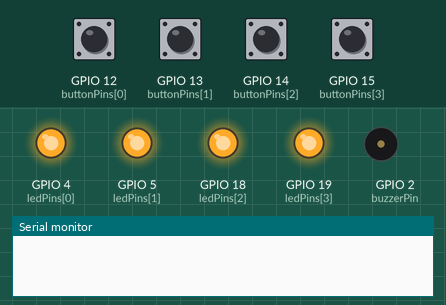
This sketch was run on a simulated ESP32. Shown: output pins drawn as LEDs (lit = HIGH), buzzer (waves = sounding), the last lines printed to the serial monitor. The test bench sets the inputs (shaded band); at power-on: GPIO 12 (buttonPins[0]), GPIO 13 (buttonPins[1]), GPIO 14 (buttonPins[2]), GPIO 15 (buttonPins[3]) HIGH.

Above: at 0.1 s.
At 0.7 s:
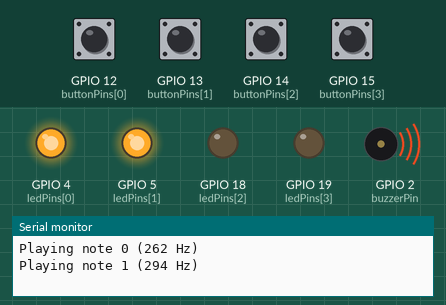
At 1.1 s:
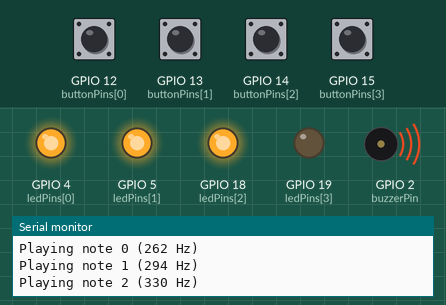
At 1.5 s:
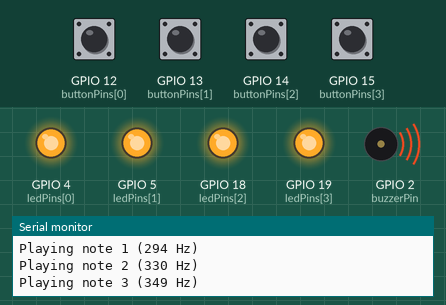
At 3.1 s:
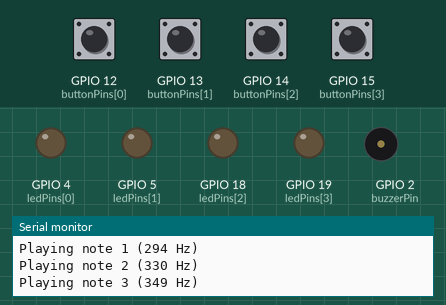
Timing chart, 0 to 4.6 s (numbered marks = the images above):
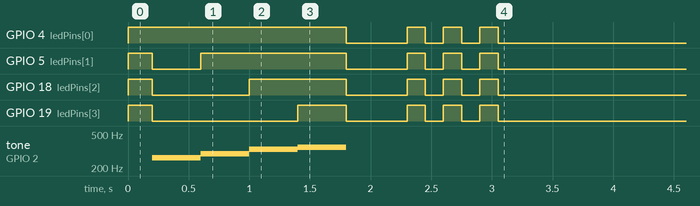

The sketch:

simonsays.ino
```cpp
// ESP32 Piano: 4 buttons = 4 notes + LED light patterns + Buzzer
// Wiring same as Simon: LEDs GPIO4,5,18,19 | Buttons GPIO12,13,14,15 | Buzzer GPIO2

const int ledPins[4]    = {4, 5, 18, 19};      // LEDs 0-3 (colors)
const int buttonPins[4] = {12, 13, 14, 15};    // Piano keys 0-3
const int buzzerPin    = 2;                    // Buzzer

// Piano notes (C major scale)
const int notes[4] = {262, 294, 330, 349};     // C4, D4, E4, F4

// LED light patterns when playing
const int ledPatterns[4][4] = {
  {1,0,0,0},  // Note 0: LED0 only
  {1,1,0,0},  // Note 1: LED0+1
  {1,1,1,0},  // Note 2: LED0+1+2
  {1,1,1,1}   // Note 3: ALL LEDs
};

int lastButtonState[4] = {1,1,1,1};  // For debouncing (pullup = HIGH when not pressed)

void setup() {
  Serial.begin(115200);

  // LEDs
  for (int i = 0; i < 4; i++) {
    pinMode(ledPins[i], OUTPUT);
    digitalWrite(ledPins[i], LOW);
  }

  // Buttons (pullup)
  for (int i = 0; i < 4; i++) {
    pinMode(buttonPins[i], INPUT_PULLUP);
  }

  // Buzzer
  pinMode(buzzerPin, OUTPUT);

  // Startup chord!
  startupMelody();
}

void loop() {
  for (int i = 0; i < 4; i++) {
    int reading = digitalRead(buttonPins[i]);

    // Button pressed (LOW due to pullup)
    if (reading == LOW && lastButtonState[i] == HIGH) {
      playNote(i);
      updateLeds(i);
      delay(30); // debounce
    }

    lastButtonState[i] = reading;
  }
}

// Play note with buzzer
void playNote(int noteIndex) {
  tone(buzzerPin, notes[noteIndex]);
  Serial.print("Playing note ");
  Serial.print(noteIndex);
  Serial.print(" (");
  Serial.print(notes[noteIndex]);
  Serial.println(" Hz)");
}

// Light up LED pattern for this note
void updateLeds(int noteIndex) {
  // Turn all off first
  for (int j = 0; j < 4; j++) {
    digitalWrite(ledPins[j], LOW);
  }

  // Light pattern
  for (int j = 0; j < 4; j++) {
    if (ledPatterns[noteIndex][j]) {
      digitalWrite(ledPins[j], HIGH);
    }
  }
}

// Startup melody (C-D-E-F chord)
void startupMelody() {
  allLedsOn();
  delay(200);
  allLedsOff();

  for (int i = 0; i < 4; i++) {
    playNote(i);
    updateLeds(i);
    delay(400);
  }
  noTone(buzzerPin);
  allLedsOff();
  delay(500);

  // Welcome flash
  for (int i = 0; i < 3; i++) {
    allLedsOn();
    delay(150);
    allLedsOff();
    delay(150);
  }
}

void allLedsOn() {
  for (int i = 0; i < 4; i++) {
    digitalWrite(ledPins[i], HIGH);
  }
}

void allLedsOff() {
  for (int i = 0; i < 4; i++) {
    digitalWrite(ledPins[i], LOW);
  }
}
```
